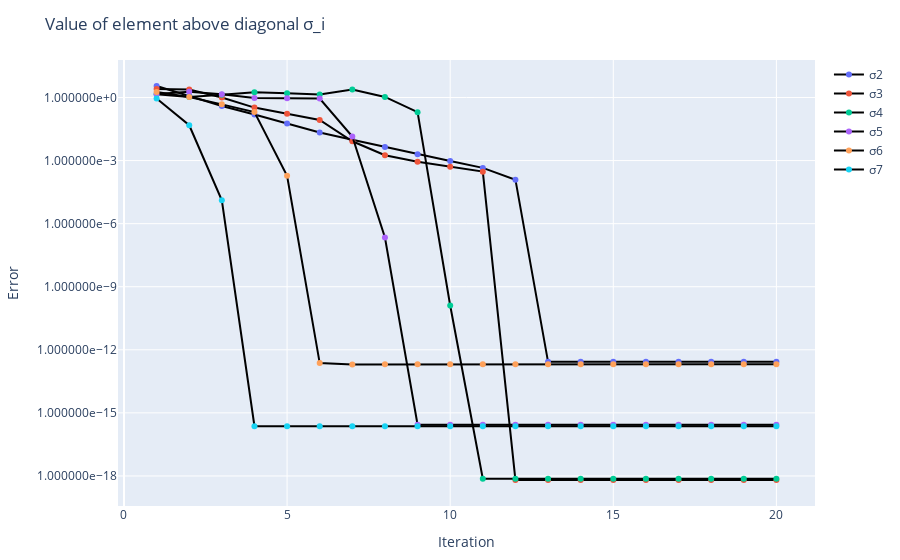

This figure's notebook cell:
### Code cell
function plot_convergence_error(error_vectors, labels)
    iterations = 1:length(error_vectors[1])
    traces = Vector{GenericTrace{Dict{Symbol, Any}}}()
    
    for (i, error_vector) in enumerate(error_vectors)
        trace = scatter(
            x = iterations,
            y = error_vector,
            mode = "lines+markers",
            marker_color = i,
            line_shape = "linear",
            name = labels[i]
        )
        push!(traces, trace)
    end
    
    layout = Layout(
        title = "Value of element above diagonal σ_i",
        xaxis_title = "Iteration",
        yaxis_title = "Error",
        yaxis_type = "log",
        yaxis_tickformat = "e",
        showlegend = true
    )
    
    plot(traces, layout)
end

error_vectors = [
    abs.(results[1, 1, :]),
    abs.(results[1, 2, :]),
    abs.(results[1, 3, :]),
    abs.(results[1, 4, :]),
    abs.(results[1, 5, :]),
    abs.(results[1, 6, :])
]
labels = ["σ2", "σ3", "σ4", "σ5", "σ6", "σ7"]
plot_convergence_error(error_vectors, labels)

### Figure 1 — Plotly figure (JSON) as saved in the notebook; plotly's stock layout.template omitted (floating-point values rounded to 4 significant figures)
{"data": [{"line": {"shape": "linear"}, "marker": {"color": 1}, "mode": "lines+markers", "name": "σ2", "type": "scatter", "x": [1, 2, 3, 4, 5, 6, 7, 8, 9, 10, 11, 12, 13, 14, 15, 16, 17, 18, 19, 20], "y": [3.512, 1.228, 0.3964, 0.1554, 0.05789, 0.02159, 0.009771, 0.004418, 0.001997, 0.0009475, 0.0004495, 0.0001234, 2.684e-13, 2.684e-13, 2.684e-13, 2.684e-13, 2.684e-13, 2.684e-13, 2.684e-13, 2.684e-13]}, {"line": {"shape": "linear"}, "marker": {"color": 2}, "mode": "lines+markers", "name": "σ3", "type": "scatter", "x": [1, 2, 3, 4, 5, 6, 7, 8, 9, 10, 11, 12, 13, 14, 15, 16, 17, 18, 19, 20], "y": [2.569, 2.383, 0.9936, 0.332, 0.1687, 0.08614, 0.008297, 0.001786, 0.0008875, 0.0005139, 0.0002985, 6.445e-19, 6.445e-19, 6.445e-19, 6.445e-19, 6.445e-19, 6.445e-19, 6.445e-19, 6.445e-19, 6.445e-19]}, {"line": {"shape": "linear"}, "marker": {"color": 3}, "mode": "lines+markers", "name": "σ4", "type": "scatter", "x": [1, 2, 3, 4, 5, 6, 7, 8, 9, 10, 11, 12, 13, 14, 15, 16, 17, 18, 19, 20], "y": [1.418, 1.053, 1.372, 1.803, 1.616, 1.376, 2.381, 1.064, 0.2004, 1.279e-10, 7.425e-19, 7.425e-19, 7.425e-19, 7.425e-19, 7.425e-19, 7.425e-19, 7.425e-19, 7.425e-19, 7.425e-19, 7.425e-19]}, {"line": {"shape": "linear"}, "marker": {"color": 4}, "mode": "lines+markers", "name": "σ5", "type": "scatter", "x": [1, 2, 3, 4, 5, 6, 7, 8, 9, 10, 11, 12, 13, 14, 15, 16, 17, 18, 19, 20], "y": [1.472, 1.874, 1.427, 0.959, 0.9213, 0.8897, 0.01401, 2.195e-07, 2.721e-16, 2.721e-16, 2.721e-16, 2.721e-16, 2.721e-16, 2.721e-16, 2.721e-16, 2.721e-16, 2.721e-16, 2.721e-16, 2.721e-16, 2.721e-16]}, {"line": {"shape": "linear"}, "marker": {"color": 5}, "mode": "lines+markers", "name": "σ6", "type": "scatter", "x": [1, 2, 3, 4, 5, 6, 7, 8, 9, 10, 11, 12, 13, 14, 15, 16, 17, 18, 19, 20], "y": [1.831, 1.054, 0.4722, 0.2036, 0.0001904, 2.338e-13, 2.016e-13, 2.032e-13, 2.032e-13, 2.032e-13, 2.032e-13, 2.032e-13, 2.032e-13, 2.032e-13, 2.032e-13, 2.032e-13, 2.032e-13, 2.032e-13, 2.032e-13, 2.032e-13]}, {"line": {"shape": "linear"}, "marker": {"color": 6}, "mode": "lines+markers", "name": "σ7", "type": "scatter", "x": [1, 2, 3, 4, 5, 6, 7, 8, 9, 10, 11, 12, 13, 14, 15, 16, 17, 18, 19, 20], "y": [0.899, 0.04804, 1.3e-05, 2.325e-16, 2.327e-16, 2.327e-16, 2.327e-16, 2.327e-16, 2.327e-16, 2.327e-16, 2.327e-16, 2.327e-16, 2.327e-16, 2.327e-16, 2.327e-16, 2.327e-16, 2.327e-16, 2.327e-16, 2.327e-16, 2.327e-16]}], "layout": {"margin": {"b": 50, "l": 50, "r": 50, "t": 60}, "showlegend": true, "title": "Value of element above diagonal σ_i", "xaxis": {"title": {"text": "Iteration"}}, "yaxis": {"tickformat": "e", "title": {"text": "Error"}, "type": "log"}}}
